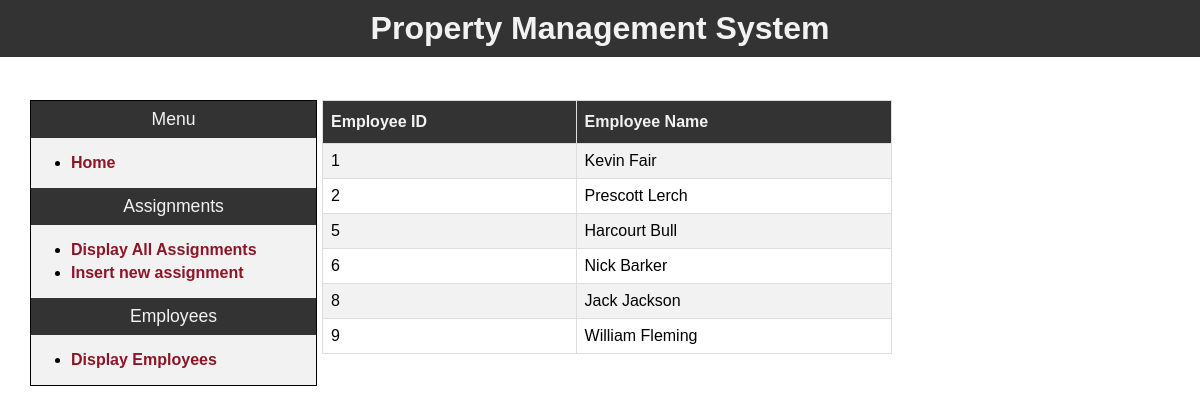
Page /employees/index.php on the committed database.
### tables this page shows
CREATE TABLE IF NOT EXISTS `employees` (
  `employeeID` int(11) NOT NULL AUTO_INCREMENT,
  `firstName` varchar(255) NOT NULL,
  `lastName` varchar(255) NOT NULL,
  PRIMARY KEY (`employeeID`)
);

### model/assignments_db.php (called while the page is built, shortened)
<?php
function get_employees() {
    global $db;
    $query = 'SELECT * FROM employees
              WHERE employeeID > 0
              ORDER BY employeeID ASC';
try {
    $statement = $db->prepare($query);
    $statement->execute();
    return $statement;
} catch (PDOException $e) {
        display_db_error($e->getMessage());
    }
}

### employees/employee_list.php (the view)
<?php include '../view/header.php'; ?>
<html>
<head>
    <link rel="stylesheet" href="../view/style.css">
</head>
<body>
    <div id="spacer"></div>
<div id="mainPage">
    <div id="pageMenu">
     <p class="menuList">Menu</p>
     <ul>
         <li><a href="../index.php">Home</a></li>
     </ul>
     <p class="menuList">Assignments</p>
     <ul>
         <li><a href='../assignment_display'>Display All Assignments</a></li>
         <li><a href='../assignment_insert'>Insert new assignment</a></li>
     </ul>
     <p class="menuList">Employees</p>
     <ul>
         <li><a href="../employees">Display Employees</a></li>
     </ul>
    </div>
    <div id="tableData" style="width: 50%;">
        <table>
            <tr>
                <th>Employee ID</th>
                <th>Employee Name</th>
            </tr>
            <?php foreach ($employees as $employee) :
                ?>
            <tr>
                <td><?php echo $employee['employeeID']; ?></td>
                <td class="right"><?php echo $employee['firstName'].' '.$employee['lastName']; ?></td>
            </tr>
            <?php endforeach; ?>
        </table>
    </div>
    <br>
</div>
</body>
</html>

### view/style.css (style rules this page uses)
body { margin: 0; font-size: 28px; font-family: sans-serif; }
a { text-decoration:none; font-weight: bold; color: #8C1628; }
#spacer { height:100px; }
#mainPage { width: 95%; margin: 0 auto; display: flex; align-content: flex-start; }
#pageMenu { width: 25%; border: 1px solid black; margin-right: 5px; align-items: flex-start; background-color: #f2f2f2; }
#tableData { width: 75%; }
.menuList { box-sizing: border-box; text-align: center; background-color: #333; color: #f2f2f2; font-size: 1.1rem; padding: 0.5rem 0 0.5rem 0; vertical-align: top; margin: 0; }
ul { font-size: 1rem; }
li { margin: 0 0 5px 0; }
table { font-family: Arial, Helvetica, sans-serif; border-collapse: collapse; width: 100%; }
table td, table th { border: 1px solid #ddd; padding: 8px; }
table tr:nth-child(even) { background-color: #f2f2f2; }
table th { padding-top: 12px; padding-bottom: 12px; text-align: left; background-color: #333; color: #f2f2f2; }

### rows in the picture
employees: employeeID "1", firstName "Kevin", lastName "Fair"
employees: employeeID "2", firstName "Prescott", lastName "Lerch"
employees: employeeID "5", firstName "Harcourt", lastName "Bull"
employees: employeeID "6", firstName "Nick", lastName "Barker"
employees: employeeID "8", firstName "Jack", lastName "Jackson"
employees: employeeID "9", firstName "William", lastName "Fleming"
